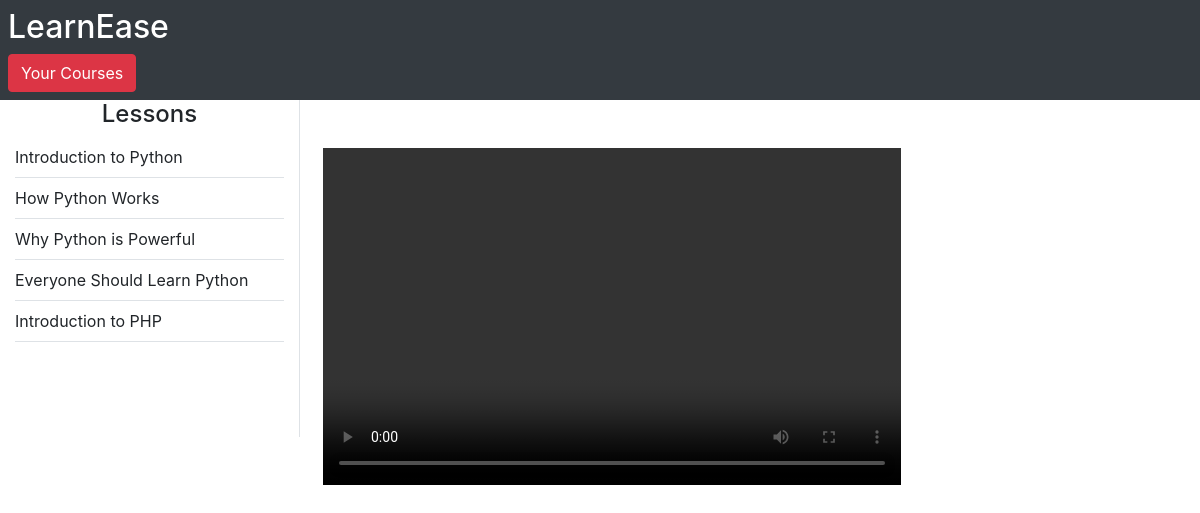
The app's page /Student/watchcourse.php?course_id=3 with its own data.
### tables this page shows
CREATE TABLE `lesson` (
  `lesson_id` int(11) NOT NULL,
  `lesson_name` text NOT NULL,
  `lesson_desc` text NOT NULL,
  `lesson_link` text NOT NULL,
  `course_id` int(11) NOT NULL,
  `course_name` text NOT NULL
);

### Student/watchcourse.php (the view, shortened to what this page needs)
<?php
include_once('../dbConnection.php');
?>
<!DOCTYPE html>
<html lang="en">
<head>
<link rel ="stylesheet" href="../css/bootstrap.min.css">
<link rel ="stylesheet" href="../css/all.min.css">
<link rel="stylesheet" href="../css/style.css">
<link rel="stylesheet" href="../css/studentstyle.css">
</head>
<body>
<div class="container-fluid p-2" style="background-color:#343a40;">
<h2 style="color:white;">LearnEase</h2>
<a class="btn btn-danger" href="./myCourse.php">  Your Courses</a>
</div>
<div class="container-fluid">
<div class="row">
<div class="col-sm-3 border-right">
<h4 class="text-center">Lessons</h4>
<ul id="playlist" class="nav flex-column">
<?php
		if(isset($_GET['course_id'])){
			$course_id= $_GET['course_id'];
			$sql="SELECT * FROM lesson WHERE course_id='$course_id'";
			$result=$conn->query($sql);
			if($result->num_rows>0){
				while($row=$result->fetch_assoc()){
					echo '<li class="nav-item border-bottom py-2"
					movieurl='.$row['lesson_link'].' style="cursor: pointer;">'.$row['lesson_name'].'</li>';
				}
			}
		}
		?>
</ul>
</div>
<div class="col-sm-8">
	<video id="videoarea" src="" class="mt-5 w-75 ml-2"controls>
	</video>
	</div></div></div>
</body>
</html>

### css/style.css (style rules this page uses)
video { width: 100%; height: 100%; }

### records on screen
lesson: lesson_name "Introduction to Python"
lesson: lesson_name "How Python Works"
lesson: lesson_name "Why Python is Powerful"
lesson: lesson_name "Everyone Should Learn Python"
lesson: lesson_name "Introduction to PHP"
